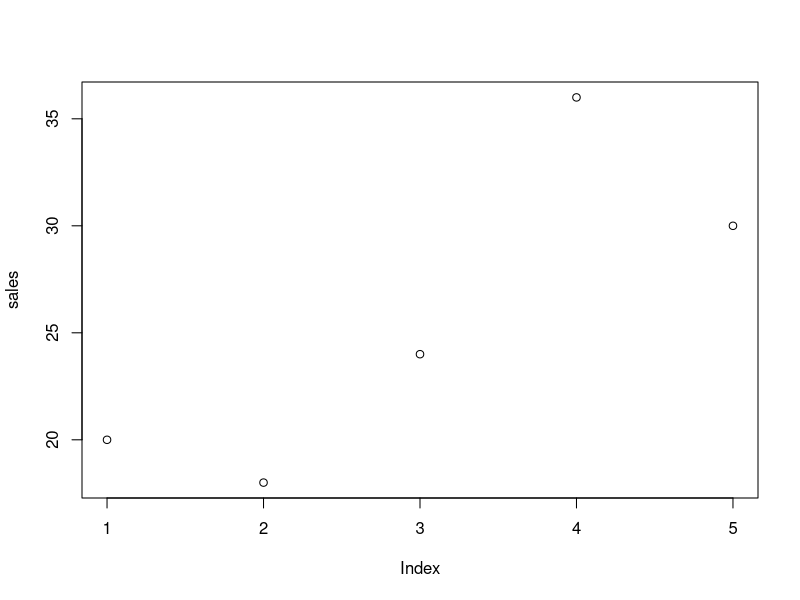
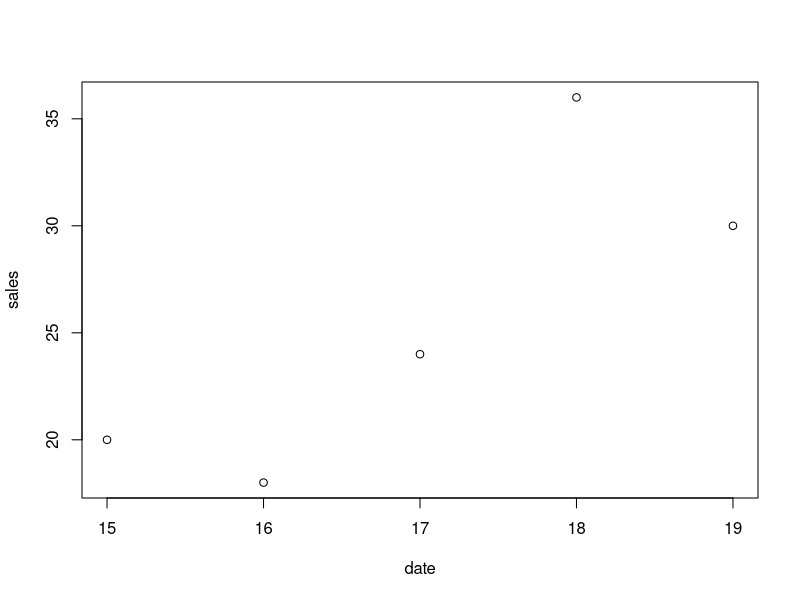
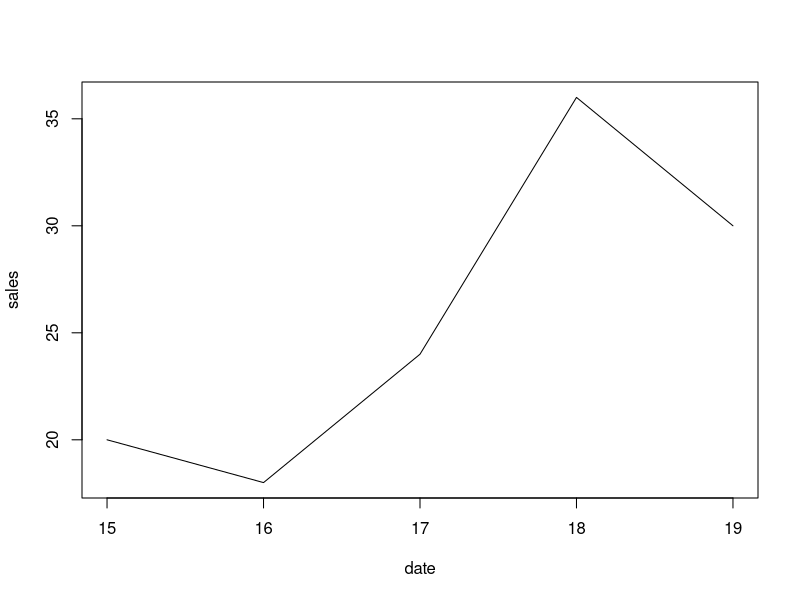
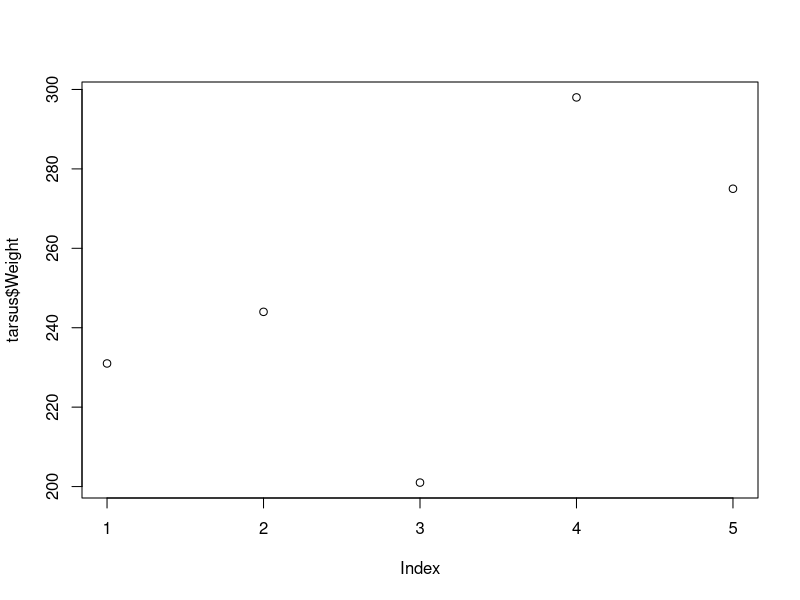
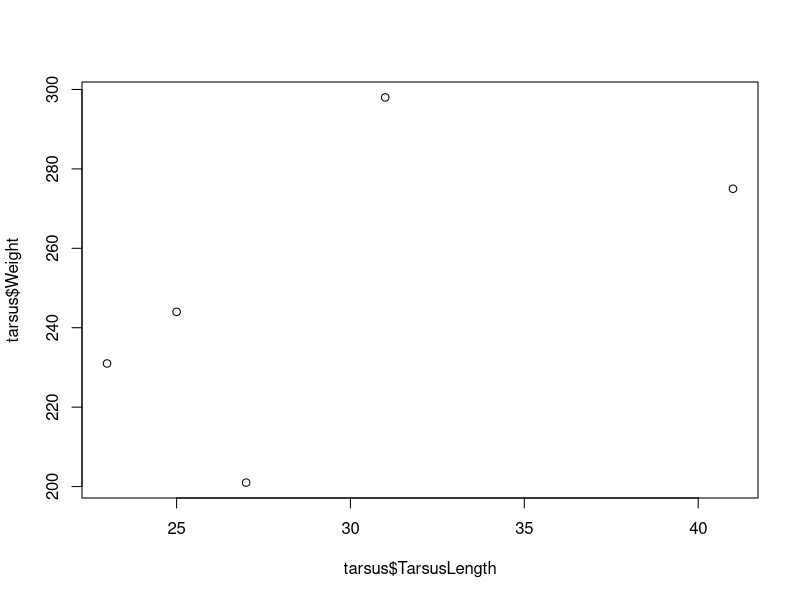
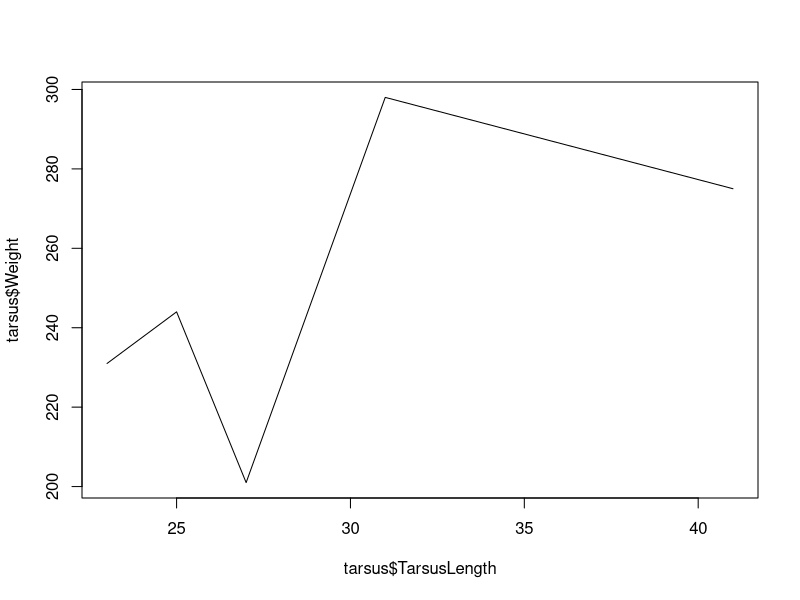
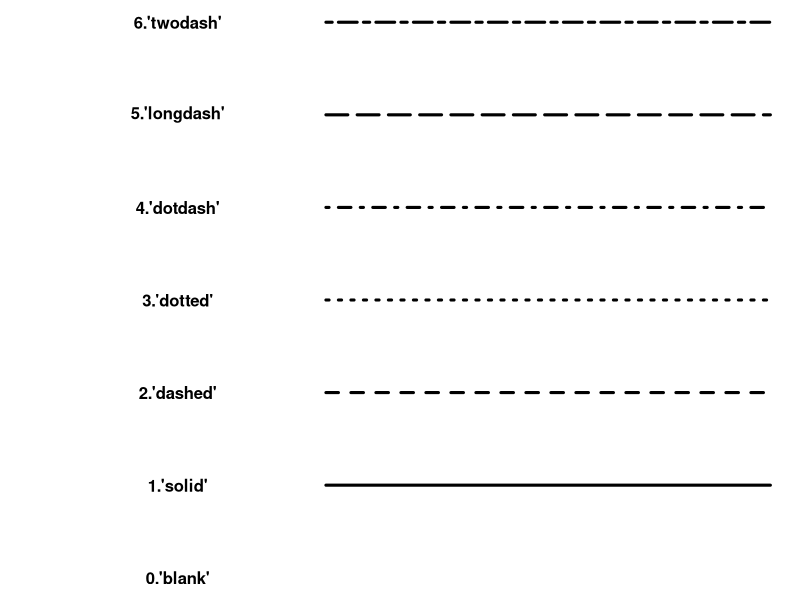
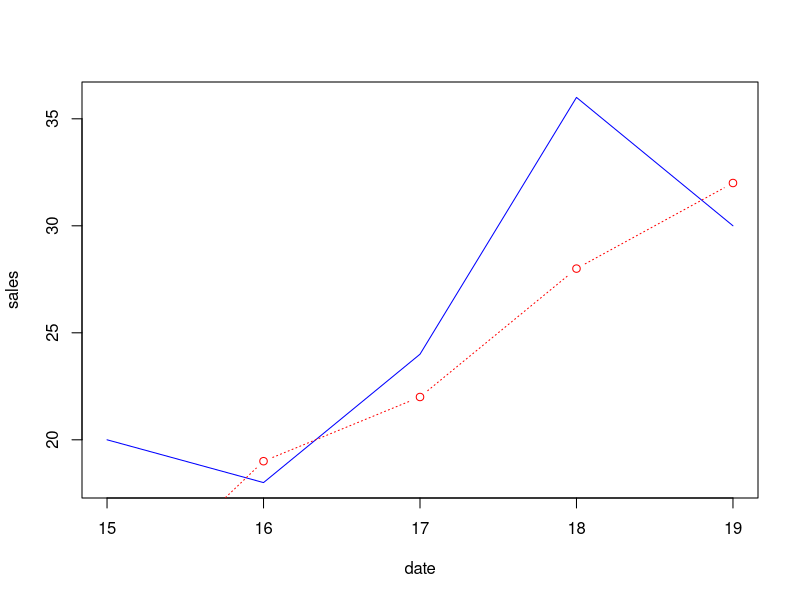

Generate these figures, in order, with R:
## ---- chunk 1
p.types <- data.frame(Symbol = c("p", "l", "b", "c", "o", "s", "h", "n"),
                      Description=c("Points", "Lines", "Both", "The lines part alone of b", 
                      "Both overplotted", "Steps", "Histogram like (vertical lines)", "No plotting"))

knitr::kable(p.types, caption = 'Plot types.')
## ---- chunk 2
sales <- c(20, 18, 24, 36, 30)
date <- c(15, 16, 17, 18, 19)
# left
plot(sales)
# middle
plot(date, sales)
# right
plot(date, sales, type="l")
## ---- chunk 3
tarsus <- readxl::read_excel("tarsus.xlsx")
# left
plot(tarsus$Weight)
# middle
plot(tarsus$TarsusLength, tarsus$Weight)
# right
plot(tarsus$TarsusLength, tarsus$Weight, type="l")
## ---- chunk 4
# adapted form http://www.sthda.com/english/wiki/line-types-in-r-lty
generateRLineTypes<-function(){
  oldPar<-par()
  par(font=2, mar=c(0,0,0,0))
  plot(1, pch="", ylim=c(0,3), xlim=c(0,0.5),  axes=FALSE,xlab="", ylab="")
  for(i in 0:6) lines(c(0.2,0.5), c(i/2,i/2), lty=i, lwd=3)
  text(rep(0.1,6), (0:6)/2, labels=c("0.'blank'", "1.'solid'", "2.'dashed'", "3.'dotted'",
                                 "4.'dotdash'", "5.'longdash'", "6.'twodash'"))
  par(mar=oldPar$mar,font=oldPar$font )
}
generateRLineTypes()
## ---- chunk 5
sales2 <- c(12, 19, 22, 28, 32) 
# left
plot(date, sales, type="l", col="blue")
lines(date, sales2, type="b", col="red", lty=3)
# middle
s.range <- c(min(sales,sales2),max(sales,sales2))
plot(date, sales, type="l", col="blue", ylim=s.range)
lines(date, sales2, type="b", col="red", lty=3)
# right
plot(date, sales, type="l", col="blue",
     ylim=s.range,
     axes= FALSE, 
     xlab = "Day",
     ylab= "Sales")
lines(date, sales2, type="b", col="red", lty=3)
axis(1, at=date, lab=c("Mon","Tue","Wed","Thu","Fri"))
axis(2, las=1, at=seq(min(s.range),max(s.range),5)) 
## ---- chunk 6
# adapted from http://www.sthda.com/english/wiki/r-plot-pch-symbols-the-different-point-shapes-available-in-r
generateRPointShapes<-function(){
  oldPar<-par()
  par(font=2, mar=c(0.5,0,0,0))
  y=rev(c(rep(1,6),rep(2,5), rep(3,5), rep(4,5), rep(5,5)))
  x=c(rep(1:5,5),6)/2
  plot(x, y, pch = 0:25, cex=1.5, ylim=c(1,5.5), xlim=c(1,3), 
       axes=FALSE, xlab="", ylab="", bg="blue")
  text(x, y, labels=0:25, pos=3)
  par(mar=oldPar$mar,font=oldPar$font )
}
generateRPointShapes()
## ---- chunk 7
plot(date, sales, type="l", col="blue", ylim=s.range,
      axes= FALSE, xlab = "Day", ylab= "Sales")
lines(date, sales2, type="b", col="red", lty=3)
axis(1, at=date, lab=c("Mon","Tue","Wed","Thu","Fri"))
axis(2, las=1, at=seq(min(s.range),max(s.range),5)) 
legend(date[1], s.range[2], c("Tom","Mark"), cex=1, 
   col=c("blue","red"), pch=c(NA,1), lty=c(1,3), bty="n")
title(main="Week Sales", col.main="black", font.main=2)
## ---- chunk 8
barplot(sales,
        main="Week Sales - Tom",
        names.arg=c("Mon","Tue","Wed","Thu","Fri"),
        border="lightblue",
        col = "blue")
barplot(sales,
        main="Week Sales - Mark",
        names.arg=c("Mon","Tue","Wed","Thu","Fri"),
        border="red",
        col = "red",
        horiz = TRUE)

barplot(matrix(c(sales, sales2), ncol=5, byrow = TRUE),
        beside = TRUE,
        names.arg=c("Mon","Tue","Wed","Thu","Fri"),
        col=c("blue", "red"),
        density = 30, 
        main="Week Sales")
## ---- chunk 9
max.temp.germany <- c(20, 28, 36, 30, 39)

barplot(max.temp.germany)
## ---- chunk 10
# barchart with added parameters
barplot(max.temp.germany,
main = "Maximum Temperatures in Germany (July 2019)",
xlab = "Degree Celsius",
ylab = "Day",
names.arg = c("01.07.", "05.07.", "13.07", "18.07.", "20.07."),
col = "blue",
horiz = FALSE)
## ---- chunk 11
hist(c(sales, sales2))

brks <- seq(min(s.range), max(s.range)+3, 5)
hist(c(sales, sales2),
    col=rev(heat.colors(length(brks))),
    breaks=brks,
    main="Histogram of Week Sales",
    las=1, cex.axis=0.8,
    freq=TRUE,
    xlab="Sales")

## ---- chunk 12
hist(iris$Sepal.Length, 
     breaks=30, 
     col="red", 
     xlab="Sepal Length", 
     main="Histogram Example with Colors and Labels")
